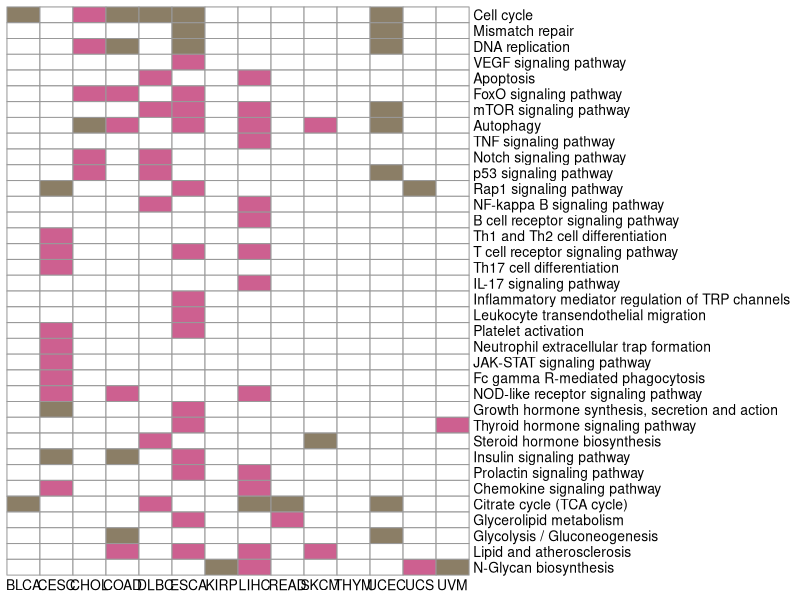
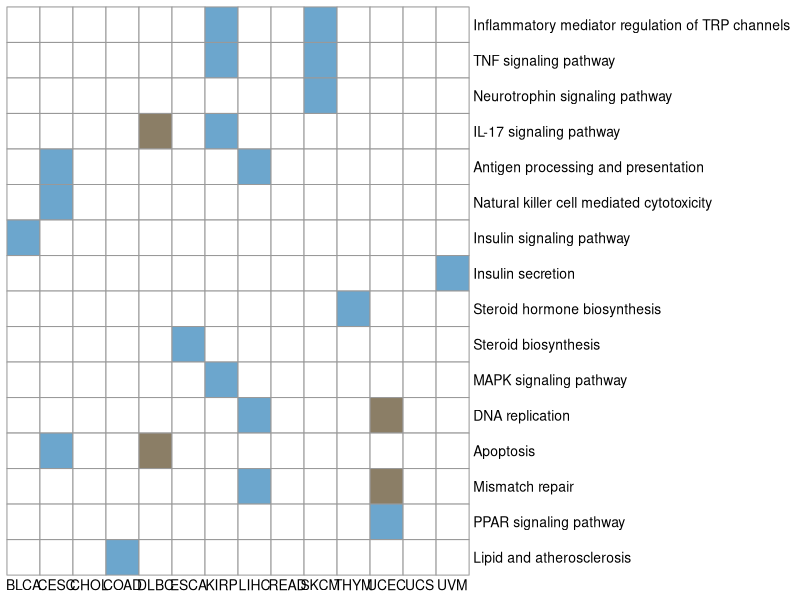

Reproduce these figures in R, in order.
setwd("./data/processedData/FiguresData/")
library(pheatmap)

data = read.table("DEGNorOb_allPathwaymerged.txt", sep = '\t', header = T)
head(data)
rownames(data) <- data$Pathway
data$Pathway <- NULL
##color
myColor <- c("wheat4","white","hotpink3")
myBreaks <- c(-1,-0.1,0.2,1)

pdf(file = "./Figures/Fig5d_ob_pathway_heatmap.pdf",
    width=10, height=5)

pheatmap(data, show_rownames=T, show_colnames=T,
         cluster_cols=F,
         cluster_rows=F, color=myColor, breaks=myBreaks,
         angle_col = 0,legend=F)

dev.off()

####Nor VS overweight
data = read.table("allNorOvPathwaymerged.txt", sep = '\t', header = T)
head(data)
rownames(data) <- data$Pathway
data$Pathway <- NULL
##color
myColor <- c("wheat4","white","skyblue3")
myBreaks <- c(-1,-0.1,0.2,1)

pdf(file = "./Figures/Fig5b_ov_pathway_heatmap.pdf",
    width=10, height=2.8)

pheatmap(data, show_rownames=T, show_colnames=T,
         cluster_cols=F,
         cluster_rows=F, color=myColor, breaks=myBreaks,
         angle_col = 0,legend=F) 

dev.off()

